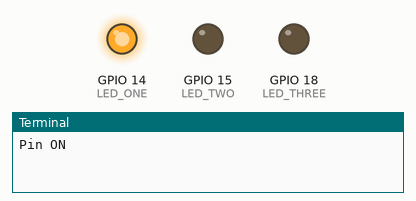
Simulated run of this program. Board: Raspberry Pi (BCM pin numbers). Parts: output pins drawn as LEDs (lit = HIGH), the last lines printed to the terminal. Random numbers come from a fixed seed.

Above: at 0.05 s.
At 8.46 s:
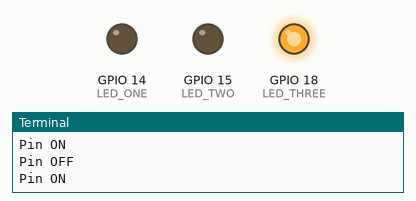
At 19.87 s:
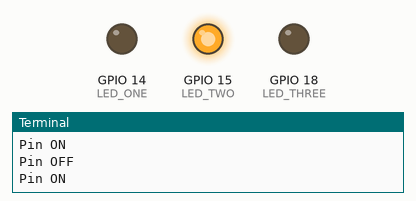
At 40.0 s:
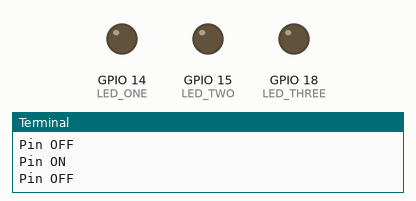
Timing chart, 0 to 40.0 s (numbered marks = the images above):
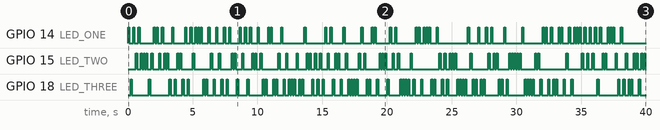

Measured:
- by itself, GPIO 14 (LED_ONE): LOW → HIGH at 0.00 s, → LOW 0.10 s later, → HIGH 0.30 s later, → LOW 0.10 s later, … (122 changes in this stretch)
- by itself, GPIO 15 (LED_TWO): LOW → HIGH at 0.60 s, → LOW 0.10 s later, → HIGH 0.30 s later, → LOW 0.10 s later, … (132 changes in this stretch)
- by itself, GPIO 18 (LED_THREE): LOW → HIGH at 0.20 s, → LOW 0.10 s later, → HIGH 1.3 s later, → LOW 0.10 s later, … (146 changes in this stretch)

The program:

gp.py
```python
from RPi import GPIO
from time import sleep
from random import choice

LED_ONE = 14
LED_TWO = 15
LED_THREE = 18

TIME_DELAY = 0.1

GPIO.setmode(GPIO.BCM)
GPIO.setup(LED_ONE, GPIO.OUT)
GPIO.setup(LED_TWO, GPIO.OUT)
GPIO.setup(LED_THREE, GPIO.OUT)

while True:
    random_pin = choice([LED_ONE, LED_TWO, LED_THREE])
    try:
        GPIO.output(random_pin, GPIO.HIGH)
        print("Pin ON")
        sleep(TIME_DELAY)
        GPIO.output(random_pin, GPIO.LOW)
        print("Pin OFF")
        sleep(TIME_DELAY)
    except KeyboardInterrupt as e:
        print(f"Quitting...")
        break
```
